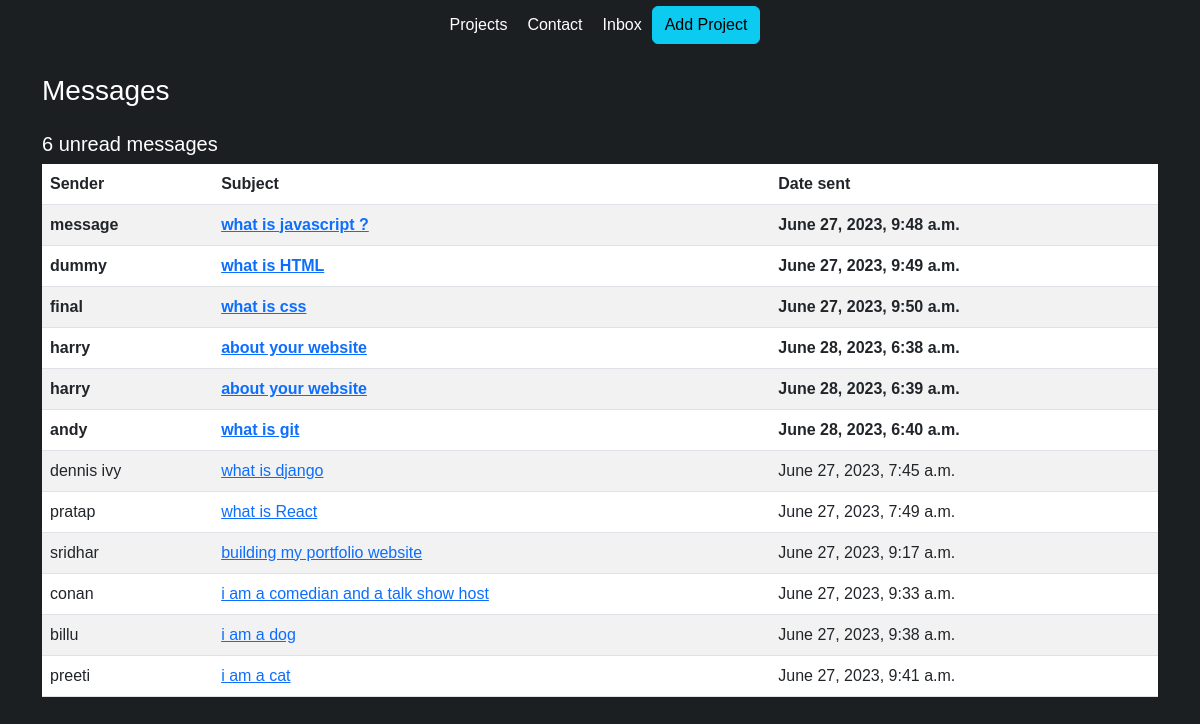
Before: /inbox/ with the older database file.
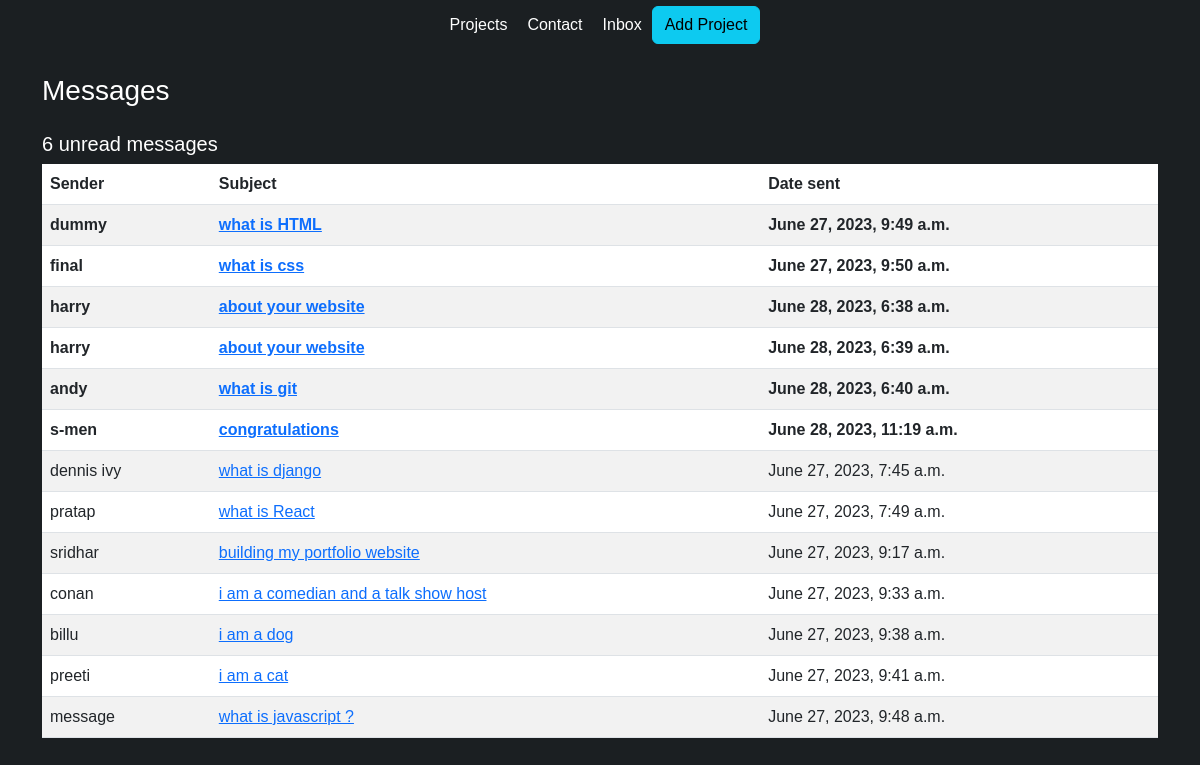
After: the same page with the newer database file.
### base/models.py (models this page shows, shortened)
class Messages(models.Model):
    name = models.CharField(max_length=200, null=True)
    email = models.EmailField(max_length=200, null=True)
    subject = models.CharField(max_length=500, null=True)
    body = models.TextField()
    is_read = models.BooleanField(default=False)
    created = models.DateTimeField(auto_now_add=True)
    id = models.UUIDField(default=uuid.uuid4, unique=True, primary_key=True, editable=False)

### base/views.py (the view)
# urls.py: path('inbox/', views.inbox, name="inbox"),
def inbox(request):
    inbox = Messages.objects.all().order_by('is_read')
    unreadCount = Messages.objects.filter(is_read=False).count()
    context = {'inbox': inbox, 'unreadCount': unreadCount}
    return render(request, 'base/inbox.html', context)

### base/templates/base/inbox.html
{% extends 'base/index.html' %}
{% load static %}
{% block content %}
<div class="container">
<h3 class="my-4 text-white">Messages</h3>
<h5 class="text-white">{{unreadCount}} unread messages</h5>
<table class="table table-striped">
    <thead>
        <tr>
            <th>Sender</th>
            <th>Subject</th>
            <th>Date sent</th>
        </tr>
    </thead>
    <tbody>
        {% for message in inbox %}
        {% if message.is_read %}
        <tr>
            {% else %}
        <tr style="font-weight: 900;">
            {% endif %}
                <td>{{message.name}}</td>
                {% if request.user.is_authenticated %}
                    <td><a href="{% url 'message' message.id %}">{{message.subject}}</a></td>
                {% else %}
                <td><a href="">{{message.subject}}</a></td>
                {% endif %}
                <td>{{message.created}}</td>
            </tr>
        {% endfor %}
    </tbody>
</table>
</div>
{% endblock %}

### base/templates/base/index.html (shortened to what this page needs)
<!DOCTYPE html>
{% load static %}
<html lang="en">
  <head>
    <link
      href="https://cdn.jsdelivr.net/npm/bootstrap@5.3.0/dist/css/bootstrap.min.css"
      rel="stylesheet"
    />
    <link rel="stylesheet" href="{% static 'styles/main.css' %}" type="text/css" />
    <link rel="stylesheet" href="https://cdnjs.cloudflare.com/ajax/libs/font-awesome/6.4.0/css/fontawesome.min.css" />
  </head>
  <body>
    {% include 'base/navbar.html' %}
    {% block content %}
    {% endblock content %}
  </body>
</html>

### base/templates/base/navbar.html
<section class="navigation-bar">
    <a href="{% url 'home' %}" class="nav--link">Projects</a>
    <a href="#contactform" class="nav--link">Contact</a>
    {% if request.user.is_authenticated %}
    <a href="{% url 'inbox' %}" class="nav--link" >Inbox</a>
    <a href="{% url 'createProject' %}" class="btn btn-success">Add Project</a>
    {% else %}
    <a href="{% url 'inbox' %}" class="nav--link" >Inbox</a>
    <a href="" class="btn btn-info">Add Project</a>
    {% endif %}
</section>

### static/styles/main.css (style rules this page uses)
.navigation-bar { background-color: #1b1f22; height: 50px; display: flex; justify-content: center; align-items: center; box-shadow: 15px solid red; }
.nav--link { color: white; text-decoration: none; margin: 10px; font-family: 'Franklin Gothic Medium', 'Arial Narrow', Arial, sans-serif; }
body { background-color: #1b1f22; font-family: sans-serif; }

Changed rows visible on the page:
added Messages: name "s-men", subject "congratulations", created "June 28, 2023, 11:19 a.m."
changed Messages "message": is_read False → True (drawn); moves down the list
